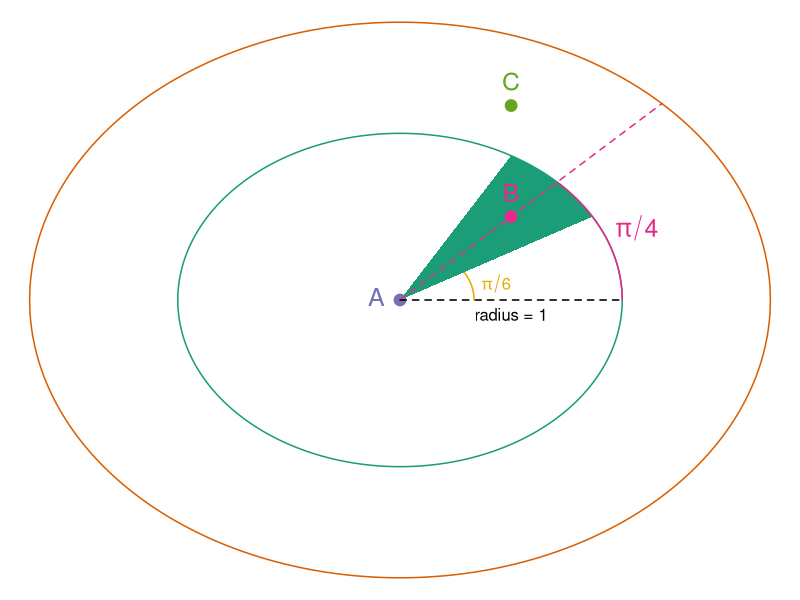

The R source for this figure:
pal <- RColorBrewer::brewer.pal(8, "Dark2")

## Resource based movement mechanism
sd <- c(0.5, 1, 1.5)
x <- seq(0, 2 * pi, length.out = 365)


# png("Figure2_resource_based_movement.png", width = 2400, height = 1800, res = 300)
# par(bty = "l", mar = c(5, 4, 1, 2))
# plot(NA,
#   type = "n", xlim = c(0, 2 * pi), ylim = c(0, 0.9),
#   xaxt = "n", xlab = expression("Angle"), ylab = "Probability Density"
# )
# axis(1,
#   at = seq(0, 2 * pi, length.out = 9),
#   labels = expression(0, theta / 4, theta / 2, 3 * theta / 4, theta, 5 * theta / 4, 3 * theta / 2, 7 * theta / 4, 2 * theta)
# )
# legend_labels <- sapply(sd, function(s) bquote(sigma == .(s)))
# legend(3 * pi / 2, 0.85, legend = legend_labels, col = pal[seq_along(sd)], lwd = 2, bty = "n", title = "Resource attraction\nfactor")

# for (i in seq_along(sd)) {
#   lines(x, dnorm(x, mean = pi, sd = sd[i]), col = pal[i], lwd = 2)
# }
# dev.off()


## Density based movement mechanism
png("Figure3_density_based_movement.png", width = 2000, height = 2000, res = 300)
par(mar = c(0,0,0,0), lwd = 1.5)
plot(NA, type = "n", xlim = c(-5, 5), ylim = c(-5, 5), axes = FALSE, xlab = "", ylab = "")

theta <- seq(0, 2 * pi, length.out = 365)
radius_outter <- 5
cir_outer_x <- radius_outter * cos(theta)
cir_outer_y <- radius_outter * sin(theta)
polygon(cir_outer_x, cir_outer_y, border = pal[2])

radius_inner <- 3
cir_inner_x <- radius_inner * cos(theta)
cir_inner_y <- radius_inner * sin(theta)
polygon(cir_inner_x, cir_inner_y, border = pal[1])


alpha <- seq(pi / 6, 2 * pi / 6, length.out = 60)
segment_x <- c(0, radius_inner * cos(alpha))
segment_y <- c(0, radius_inner * sin(alpha))
polygon(segment_x, segment_y, col = pal[1], border = NA)

alpha_arc <- seq(0, pi / 4, length.out = 45)
arc_alpha_x <- radius_inner * cos(alpha_arc)
arc_alpha_y <- radius_inner * sin(alpha_arc)
lines(arc_alpha_x, arc_alpha_y, col = pal[4], lty = 1)
text(3.2, 1.3, expression(pi / 4), col = pal[4], cex = 1.5)



points(0, 0, pch = 19, cex = 1.5, col = pal[3])
text(0, 0, "A", col = pal[3], cex = 1.5, pos = 2, offset = 0.75)

points(1.5, 1.5, pch = 19, cex = 1.5, col = pal[4])
segments(0, 0, radius_outter * cos(pi / 4), radius_outter * sin(pi / 4), col = pal[4], lty = 2)
text(1.5, 1.5, "B", col = pal[4], cex = 1.5, pos = 3, offset = 0.75)

points(1.5, 3.5, pch = 19, cex = 1.5, col = pal[5])
text(1.5, 3.5, "C", col = pal[5], cex = 1.5, pos = 3, offset = 0.75)


segments(0, 0, radius_inner, 0, col = 1, lty = 2)
text(radius_inner/2, 0, "radius = 1", col = 1, cex = 1, pos = 1)

radius_arc <- 1
theta_arc <- seq(0, pi / 6, length.out = 30)
arc_x <- radius_arc * cos(theta_arc)
arc_y <- radius_arc * sin(theta_arc)
lines(arc_x, arc_y, col = pal[6], lty = 1)
text(1.3, 0.3, expression(pi / 6), col = pal[6])
dev.off()
